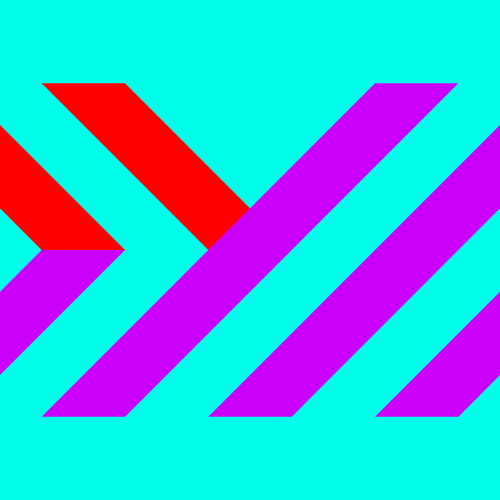
Frame 1 (no input)
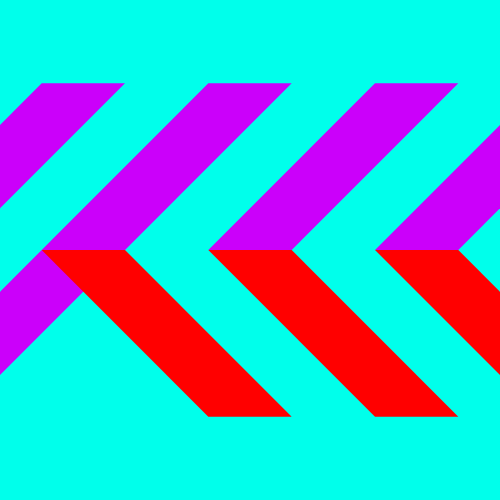
Frame 60 (no input)
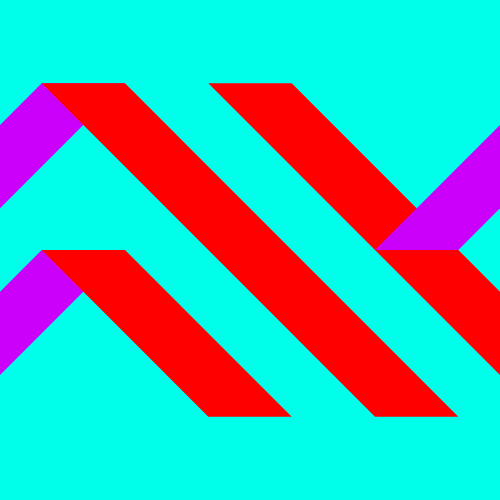
Frame 120 (the mouse pressed at the canvas centre since frame 60)

The p5.js sketch that drew these frames (run headless with seeded random() and noise() and a simulated clock; from frame 60 on, the mouse is pressed at the canvas centre):

// p5.js sketch
// ── sketch.js
function setup() {
  createCanvas(500, 500);
}

function draw() {
    
  noStroke();
  background(0, 255, 235);
  
  rows = int(pow(2, int(random(1, 2))));
  u = height / (rows + 1); /*altezza*/
  thickness = int(pow(2, int(random(1, 2)))); /**/
  uth1 = u / thickness;
  uth2 = u + uth1;
  startX = int(-u * 0.75);
  startY = height/2 - rows/2 * u;
  endX = width+u;
  endY = height/2 + rows/2 * u;
  
  for (x = startX; x < endX; x += u) {
  for (y = startY; y < endY; y += u) {
  if (random(1) > 0.5) {
      fill(255, 0, 0);
      quad(x, y, x+u, y+u, x+uth2, y+u, x+uth1, y);
      }
  else {
      fill(203,0,250);
      quad(x, y+u, x+u, y, x+uth2, y, x+uth1, y+u);
      }
  }
  }
}
